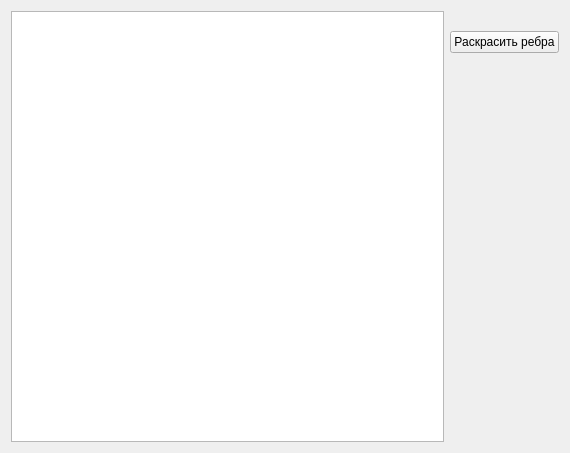
<?xml version="1.0" encoding="UTF-8"?>
<ui version="4.0">
 <class>Form</class>
 <widget class="QWidget" name="Form">
  <property name="geometry">
   <rect>
    <x>0</x>
    <y>0</y>
    <width>570</width>
    <height>453</height>
   </rect>
  </property>
  <property name="windowTitle">
   <string>Form</string>
  </property>
  <layout class="QHBoxLayout" name="horizontalLayout">
   <item>
    <widget class="GraphWidget" name="graphWidget">
     <property name="sizePolicy">
      <sizepolicy hsizetype="Expanding" vsizetype="Expanding">
       <horstretch>0</horstretch>
       <verstretch>0</verstretch>
      </sizepolicy>
     </property>
    </widget>
   </item>
   <item>
    <layout class="QVBoxLayout" name="verticalLayout_3">
     <item>
      <widget class="QLabel" name="label">
       <property name="text">
        <string/>
       </property>
      </widget>
     </item>
     <item>
      <widget class="QPushButton" name="paintBtn">
       <property name="text">
        <string>Раскрасить ребра</string>
       </property>
      </widget>
     </item>
     <item>
      <spacer name="verticalSpacer">
       <property name="orientation">
        <enum>Qt::Vertical</enum>
       </property>
       <property name="sizeHint" stdset="0">
        <size>
         <width>20</width>
         <height>60</height>
        </size>
       </property>
      </spacer>
     </item>
    </layout>
   </item>
  </layout>
 </widget>
 <customwidgets>
  <customwidget>
   <class>GraphWidget</class>
   <extends>QGraphicsView</extends>
   <header>graphwidget.h</header>
  </customwidget>
 </customwidgets>
 <resources/>
 <connections/>
</ui>
